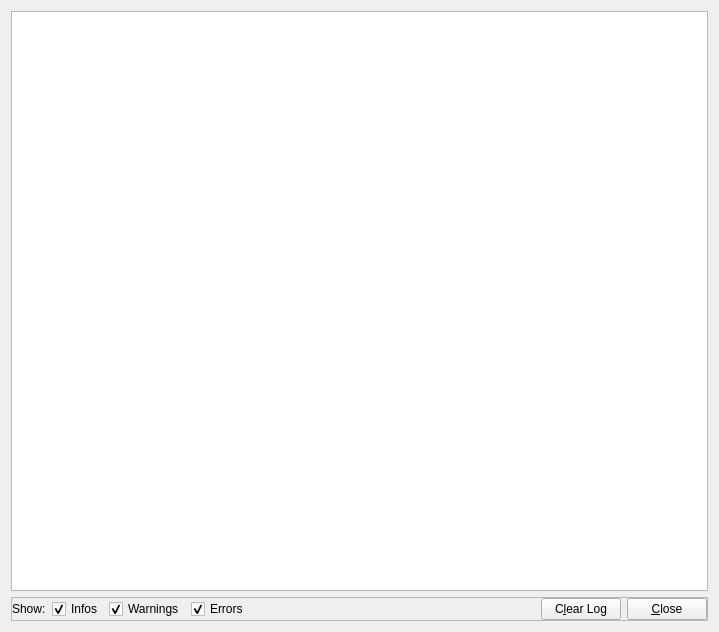
<?xml version="1.0" encoding="UTF-8"?>
<ui version="4.0">
 <class>DebugLogWindow</class>
 <widget class="QWidget" name="DebugLogWindow">
  <property name="geometry">
   <rect>
    <x>0</x>
    <y>0</y>
    <width>719</width>
    <height>632</height>
   </rect>
  </property>
  <property name="windowTitle">
   <string/>
  </property>
  <layout class="QVBoxLayout" name="verticalLayout">
   <item>
    <widget class="QTableView" name="tableView">
     <attribute name="horizontalHeaderStretchLastSection">
      <bool>true</bool>
     </attribute>
     <attribute name="verticalHeaderVisible">
      <bool>false</bool>
     </attribute>
    </widget>
   </item>
   <item>
    <widget class="QFrame" name="buttonFrame">
     <property name="frameShape">
      <enum>QFrame::StyledPanel</enum>
     </property>
     <property name="frameShadow">
      <enum>QFrame::Raised</enum>
     </property>
     <layout class="QHBoxLayout" name="horizontalLayout">
      <property name="leftMargin">
       <number>0</number>
      </property>
      <property name="topMargin">
       <number>0</number>
      </property>
      <property name="rightMargin">
       <number>0</number>
      </property>
      <property name="bottomMargin">
       <number>0</number>
      </property>
      <item>
       <widget class="QLabel" name="label">
        <property name="text">
         <string>Show:</string>
        </property>
       </widget>
      </item>
      <item>
       <widget class="QCheckBox" name="checkboxInfoFilter">
        <property name="text">
         <string>Infos</string>
        </property>
        <property name="checked">
         <bool>true</bool>
        </property>
       </widget>
      </item>
      <item>
       <widget class="QCheckBox" name="checkboxWarningFilter">
        <property name="text">
         <string>Warnings</string>
        </property>
        <property name="checked">
         <bool>true</bool>
        </property>
       </widget>
      </item>
      <item>
       <widget class="QCheckBox" name="checkboxErrorFilter">
        <property name="text">
         <string>Errors</string>
        </property>
        <property name="checked">
         <bool>true</bool>
        </property>
       </widget>
      </item>
      <item>
       <spacer name="horizontalSpacer">
        <property name="orientation">
         <enum>Qt::Horizontal</enum>
        </property>
        <property name="sizeHint" stdset="0">
         <size>
          <width>615</width>
          <height>10</height>
         </size>
        </property>
       </spacer>
      </item>
      <item>
       <widget class="QPushButton" name="buttonClearLog">
        <property name="text">
         <string>C&amp;lear Log</string>
        </property>
       </widget>
      </item>
      <item>
       <widget class="QPushButton" name="buttonClose">
        <property name="text">
         <string>&amp;Close</string>
        </property>
       </widget>
      </item>
     </layout>
    </widget>
   </item>
  </layout>
  <action name="actionClearLog">
   <property name="text">
    <string>C&amp;lear Log</string>
   </property>
   <property name="shortcut">
    <string>Ctrl+X</string>
   </property>
  </action>
  <action name="actionClose">
   <property name="text">
    <string>&amp;Close</string>
   </property>
  </action>
 </widget>
 <layoutdefault spacing="6" margin="11"/>
 <resources/>
 <connections>
  <connection>
   <sender>actionClearLog</sender>
   <signal>triggered()</signal>
   <receiver>DebugLogWindow</receiver>
   <slot>onActionClearLog()</slot>
   <hints>
    <hint type="sourcelabel">
     <x>-1</x>
     <y>-1</y>
    </hint>
    <hint type="destinationlabel">
     <x>359</x>
     <y>315</y>
    </hint>
   </hints>
  </connection>
  <connection>
   <sender>buttonClearLog</sender>
   <signal>clicked()</signal>
   <receiver>actionClearLog</receiver>
   <slot>trigger()</slot>
   <hints>
    <hint type="sourcelabel">
     <x>47</x>
     <y>610</y>
    </hint>
    <hint type="destinationlabel">
     <x>-1</x>
     <y>-1</y>
    </hint>
   </hints>
  </connection>
  <connection>
   <sender>buttonClose</sender>
   <signal>clicked()</signal>
   <receiver>actionClose</receiver>
   <slot>trigger()</slot>
   <hints>
    <hint type="sourcelabel">
     <x>671</x>
     <y>610</y>
    </hint>
    <hint type="destinationlabel">
     <x>-1</x>
     <y>-1</y>
    </hint>
   </hints>
  </connection>
  <connection>
   <sender>actionClose</sender>
   <signal>triggered()</signal>
   <receiver>DebugLogWindow</receiver>
   <slot>onActionClose()</slot>
   <hints>
    <hint type="sourcelabel">
     <x>-1</x>
     <y>-1</y>
    </hint>
    <hint type="destinationlabel">
     <x>359</x>
     <y>315</y>
    </hint>
   </hints>
  </connection>
  <connection>
   <sender>checkboxInfoFilter</sender>
   <signal>clicked()</signal>
   <receiver>DebugLogWindow</receiver>
   <slot>onFilterChanged()</slot>
   <hints>
    <hint type="sourcelabel">
     <x>69</x>
     <y>610</y>
    </hint>
    <hint type="destinationlabel">
     <x>359</x>
     <y>315</y>
    </hint>
   </hints>
  </connection>
  <connection>
   <sender>checkboxWarningFilter</sender>
   <signal>clicked()</signal>
   <receiver>DebugLogWindow</receiver>
   <slot>onFilterChanged()</slot>
   <hints>
    <hint type="sourcelabel">
     <x>133</x>
     <y>610</y>
    </hint>
    <hint type="destinationlabel">
     <x>359</x>
     <y>315</y>
    </hint>
   </hints>
  </connection>
  <connection>
   <sender>checkboxErrorFilter</sender>
   <signal>clicked()</signal>
   <receiver>DebugLogWindow</receiver>
   <slot>onFilterChanged()</slot>
   <hints>
    <hint type="sourcelabel">
     <x>199</x>
     <y>610</y>
    </hint>
    <hint type="destinationlabel">
     <x>359</x>
     <y>315</y>
    </hint>
   </hints>
  </connection>
 </connections>
 <slots>
  <slot>onActionClearLog()</slot>
  <slot>onActionClose()</slot>
  <slot>onFilterChanged()</slot>
 </slots>
</ui>
